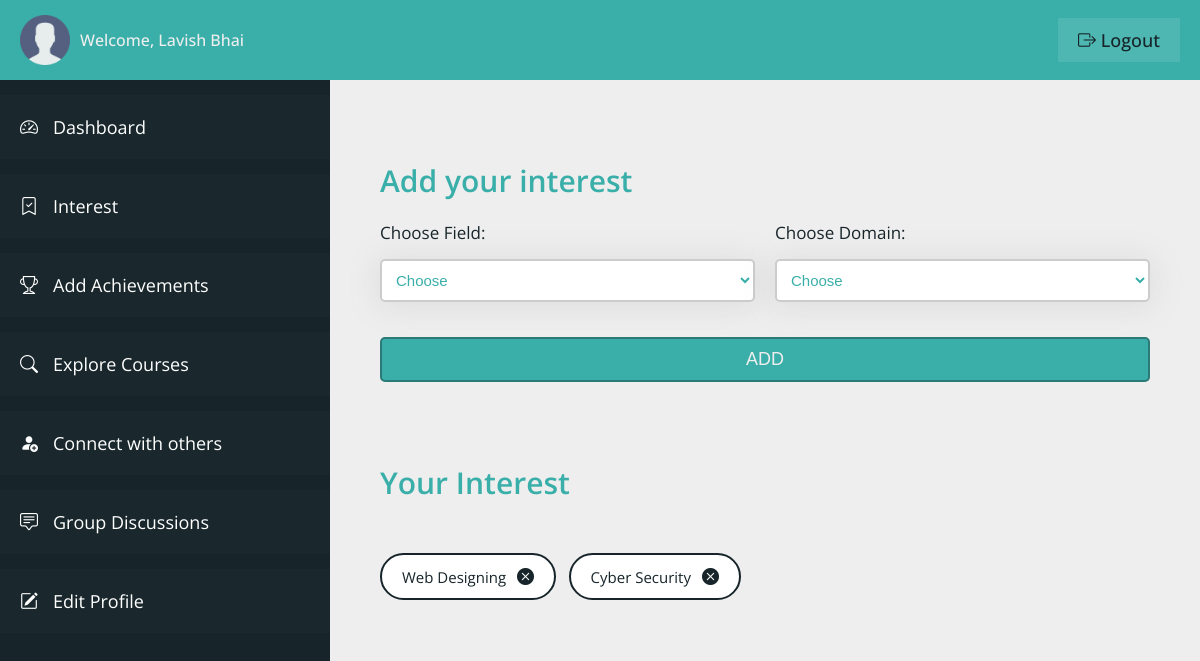
Screenshot of /student/user-interest.php (signed in) with the database file from the repository.
### tables this page shows
CREATE TABLE `user_table` (
  `user_id` int(11) NOT NULL,
  `user_firstname` varchar(100) NOT NULL,
  `user_lastname` varchar(100) NOT NULL,
  `user_type` varchar(20) NOT NULL,
  `user_email` varchar(100) NOT NULL,
  `user_phone` varchar(10) NOT NULL,
  `user_password` varchar(100) NOT NULL,
  `user_createdon` datetime NOT NULL DEFAULT current_timestamp()
);

CREATE TABLE `user_interest` (
  `interest_id` int(11) NOT NULL,
  `user_id` varchar(11) NOT NULL,
  `field_name` varchar(100) NOT NULL,
  `domain_name` varchar(100) NOT NULL,
  `added_on` datetime NOT NULL DEFAULT current_timestamp()
);

### student/user-interest.php (the view, shortened to what this page needs)
<?php
include "connection.php";
?>
<!DOCTYPE html>
<html lang="en">
<head>
    <link rel="stylesheet" href="css/style-dashboard.css">
    <link rel="stylesheet" href="https://cdn.jsdelivr.net/npm/bootstrap-icons@1.11.0/font/bootstrap-icons.css">
</head>
<body>
    <div class="container">
        <header class="header">
            <div class="header__left">
                <img src="img/user.png" class="user__header-user" alt="user">
                <span class="header__user-name">Welcome,
                    <?php
                    $q = "SELECT * FROM user_table WHERE user_id = '" . $_SESSION['userIdVce'] . "'";
                    $r = mysqli_query($con, $q);
                    if (mysqli_num_rows($r) > 0) {
                        $row = mysqli_fetch_array($r);
                        echo $row['user_firstname'] . ' ' . $row['user_lastname'];
                    }
                    ?>
                </span>
            </div>
            <div class="header__right">
                <a href="logout.php" class="header__user-logout"><i class="bi bi-box-arrow-right"></i> logout</a>
            </div>
        </header>
        <section class="sidebar">
            <ul class="sidebar__items">
                <a href="dashboard.php" class="sidebar__item-link">
                    <li class="sidebar__item">
                        <i class="bi bi-speedometer2"></i>
                        <span>Dashboard</span>
                    </li>
                </a>
                <a href="user-interest.php" class="sidebar__item-link">
                    <li class="sidebar__item">
                        <i class="bi bi-bookmark-check"></i>
                        <span>Interest</span>
                    </li>
                </a>
                <a href="user-achievements.php" class="sidebar__item-link">
                    <li class="sidebar__item">
                        <i class="bi bi-trophy"></i>
                        <span>Add Achievements</span>
                    </li>
                </a>
                <a href="explore-courses.php" class="sidebar__item-link">
                    <li class="sidebar__item">
                        <i class="bi bi-search"></i>
                        <span>Explore Courses</span>
                    </li>
                </a>
                <a href="connect.php" class="sidebar__item-link">
                    <li class="sidebar__item">
                        <i class="bi bi-person-fill-add"></i>
                        <span>Connect with others</span>
                    </li>
                </a>
                <a href="group-discussions.php" class="sidebar__item-link">
                    <li class="sidebar__item">
                        <i class="bi bi-chat-square-text"></i>
                        <span>Group Discussions</span>
                    </li>
                </a>
                <a href="profile.php" class="sidebar__item-link">
                    <li class="sidebar__item">
                        <i class="bi bi-pencil-square"></i>
                        <span>Edit Profile</span>
                    </li>
                </a>
            </ul>
        </section>
        <main class="main__content">
            <div class="login-container-2">
                <?php
                $q1 = "SELECT * FROM user_table WHERE user_id = '" . $_SESSION['userIdVce'] . "'";
                $r1 = mysqli_query($con, $q1);
                if (mysqli_num_rows($r1) > 0) {
                    $row1 = mysqli_fetch_array($r1); ?>
                    <form action="<?php echo htmlspecialchars($_SERVER['PHP_SELF']) ?>" method="post" class="login__form">
                        <h3 class="heading-3">Add your interest</h3>
                        <div class="input">
                            <label class="label__text">Choose Field:</label>
                            <select name="f_name" class="input__box" required>
                                <option selected disabled hidden>Choose</option>
                            </select>
                        </div>
                        <div class="input">
                            <label class="label__text">Choose Domain:</label>
                            <select name="d_name" class="input__box" required>
                                <option selected disabled hidden>Choose</option>
                            </select>
                        </div>
                        <div class="input input__btn">
                            <input type="submit" value="Add" class="btn" name="choose_interest">
                        </div>
                    </form>
                <?php
                }
                ?>
            </div>
            <div class="view__container interest__container">
                <h3 class="heading-3 interest__heading">Your Interest</h3>
                <?php
                $q2 = "SELECT * FROM user_interest WHERE user_id = '" . $_SESSION['userIdVce'] . "'";
                $r2 = mysqli_query($con, $q2);
                if (mysqli_num_rows($r2) > 0) {
                    while ($row2 = mysqli_fetch_array($r2)) { ?>
                        <div class="interest__btn">
                            <span class="interest__name">
                                <?php echo $row2['domain_name']; ?>
                            </span>
                            <a onclick="return confirm('Are you sure you want to delete this item?');" href="user-interest-delete.php?int_id=<?php echo $row2['interest_id']; ?>" class="interest__remove">
                                <i class="bi bi-x-circle-fill"></i>
                            </a>
                        </div>
                <?php
                    }
                } ?>
            </div>
        </main>
    </div>
</body>
</html>

### student/css/style-dashboard.css (style rules this page uses)
:root { --color-primary: #3aafa9; --color-primary-dark: #2b7a78; --color-primary-light: #def2f1; --color-secondary: #17252a; --color-secondary-dark: #101a1d; --color-secondary-light: #377084; --color-grey-light-1: #999; --color-grey-light-2: #ccc; --color-grey-light-3: #eee; --color-grey-dark-1: #242424; --color-grey-dark-2: #333; --color-grey-dark-3: #474747; --color-white: #fff; --font-default: "Open Sans", sans-serif; }
*, *::before, *::after { margin: 0; padding: 0; box-sizing: inherit; }
html { font-size: 62.5%; box-sizing: border-box; }
body { color: var(--color-grey-dark-2); font-family: var(--font-default); }
.container { height: 100vh; display: grid; grid-template-columns: 33rem 1fr; grid-template-rows: 8rem calc(100vh - 8rem); }
.header { grid-column: 1 / -1; background-color: var(--color-primary); display: flex; align-items: center; justify-content: space-between; padding: 0 2rem; }
.header__left { display: flex; align-items: center; gap: 1rem; }
.user__header-user { width: 5rem; }
.header__user-name { font-size: 1.6rem; color: var(--color-grey-light-3); font-weight: 500; }
.header__user-logout:link, .header__user-logout:visited { font-size: 1.8rem; color: var(--color-secondary); background-color: rgba(255, 255, 255, 0.1); text-decoration: none; text-transform: capitalize; font-weight: 500; padding: 1rem 2rem; transition: all 0.2s; }
.sidebar { background-color: var(--color-secondary); overflow-y: scroll; padding-top: 1.5rem; scroll-behavior: smooth; }
.sidebar__item { padding: 2rem; background-color: rgba(255, 255, 255, 0.01); margin-bottom: 1.5rem; display: flex; gap: 1.5rem; transition: all 0.2s; }
.sidebar__item-link:link, .sidebar__item-link:visited { color: var(--color-white); text-decoration: none; font-size: 1.8rem; }
.main__content { background-color: var(--color-grey-light-3); padding: 8rem 5rem; overflow-y: scroll; scroll-behavior: smooth; }
.login__form { display: grid; grid-template-columns: repeat(2, 1fr); grid-column-gap: 2rem; }
.heading-3 { font-size: 3rem; font-weight: 600; color: var(--color-primary); margin-bottom: 2rem; grid-column: 1 / -1; }
.input__btn { grid-column: 1 / -1; }
.input { display: flex; flex-direction: column; gap: 1.5rem; }
.label__text { font-size: 1.7rem; font-weight: 400; color: var(--color-secondary); }
.input__box { padding: 1rem; border: 2px solid var(--color-grey-light-2); border-radius: 5px; background-color: var(--color-white); color: var(--color-primary); box-shadow: 0px 0.2rem 3rem 0.2rem rgba(156, 156, 156, 0.2); font-size: 1.5rem; margin-bottom: 2rem; }
.btn { padding: 1rem; font-size: 1.8rem; text-transform: uppercase; font-weight: 500; margin-top: 1.5rem; background-color: var(--color-primary); border: 2px solid var(--color-primary-dark); color: var(--color-grey-light-3); border-radius: 5px; cursor: pointer; }
.view__container { margin-top: 8rem; }
.interest__heading { margin-bottom: 5rem; }
.interest__btn { font-size: 1.5rem; background-color: var(--color-white); color: var(--color-secondary); border: 2px solid var(--color-secondary); padding: 1rem 2rem; border-radius: 100px; text-decoration: none; transition: all 0.2s; display: inline-block; cursor: default; }
.interest__btn:not(:last-child) { margin-right: 1rem; }
.interest__name { margin-right: 0.7rem; }
.interest__remove { color: var(--color-secondary); font-size: 1.7rem; cursor: pointer; }

### rows the page displays
user_table: user_firstname "Lavish", user_lastname "Bhai"
user_interest: domain_name "Web Designing"
user_interest: domain_name "Cyber Security"
